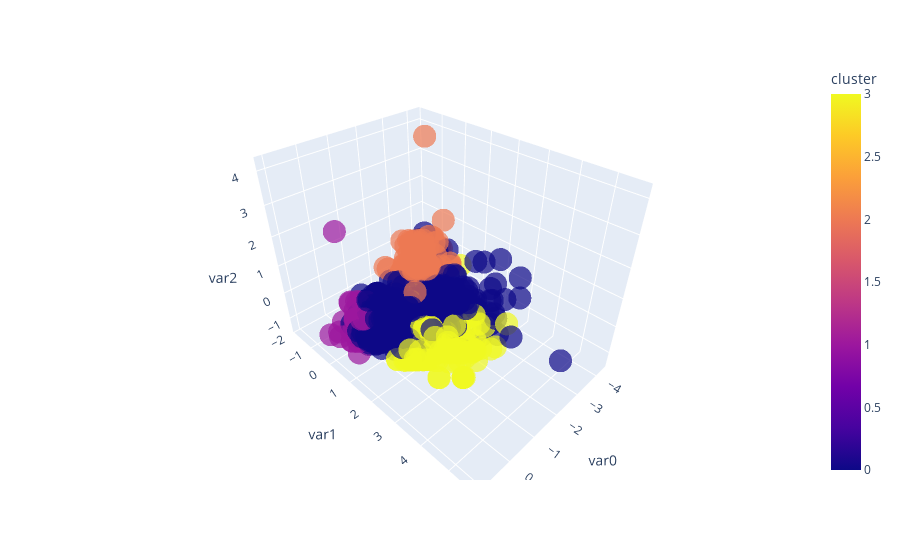

Notebook source saved alongside this figure:
### Code cell
px.scatter_3d(transformed_df.head(1000), x = 'var0', y = 'var1', z = 'var2', color = 'cluster', opacity = .7)

### Figure 1 — Plotly figure (JSON) as saved in the notebook; plotly's stock layout.template omitted (floating-point values rounded to 4 significant figures; data arrays with more than 128 entries replaced by an {"elided": "..."} marker saying what was removed)
{"data": [{"hovertemplate": "var0=%{x}<br>var1=%{y}<br>var2=%{z}<br>cluster=%{marker.color}<extra></extra>", "legendgroup": "", "marker": {"color": {"elided": "1000 int values"}, "coloraxis": "coloraxis", "opacity": 0.7, "symbol": "circle"}, "mode": "markers", "name": "", "scene": "scene", "showlegend": false, "type": "scatter3d", "x": {"elided": "1000 float values"}, "y": {"elided": "1000 float values"}, "z": {"elided": "1000 float values"}}], "layout": {"coloraxis": {"colorbar": {"title": {"text": "cluster"}}, "colorscale": [[0, "#0d0887"], [0.1111, "#46039f"], [0.2222, "#7201a8"], [0.3333, "#9c179e"], [0.4444, "#bd3786"], [0.5556, "#d8576b"], [0.6667, "#ed7953"], [0.7778, "#fb9f3a"], [0.8889, "#fdca26"], [1, "#f0f921"]]}, "legend": {"tracegroupgap": 0}, "margin": {"t": 60}, "scene": {"domain": {"x": [0, 1], "y": [0, 1]}, "xaxis": {"title": {"text": "var0"}}, "yaxis": {"title": {"text": "var1"}}, "zaxis": {"title": {"text": "var2"}}}}}
